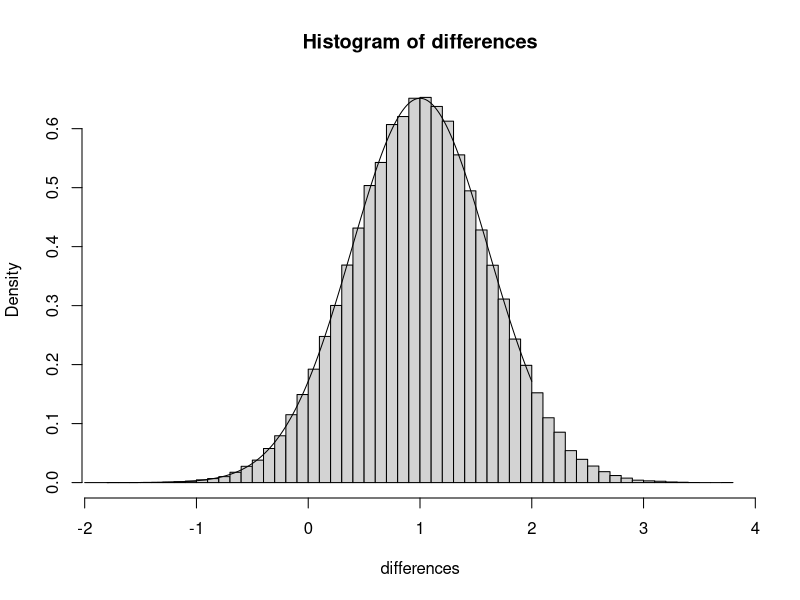

Reproduce this figure in R.
sample_size<-12
population_men_mean <- 4
population_women_mean <- 5
sd_population <- 1.5


differences <-c()
p_values<-c()
for (i in 1:100000)
{
  men <- rnorm(sample_size, mean = population_men_mean, sd=sd_population)
  women <- rnorm(sample_size, mean = population_women_mean, sd=sd_population)
  mean_men <- mean(men)
  mean_women <- mean(women)
  difference <-mean_women - mean_men
  differences <- c(differences, difference)
}

sampling_distribution_mean<- population_women_mean - population_men_mean

sample_sd <- sd_population / sqrt(sample_size)
sampling_distribution_sd <- sqrt(sample_sd^2 + sample_sd^2)

x <- seq(-2, 2, length=1000)
y <- dnorm(x, mean =  sampling_distribution_mean, sd = sampling_distribution_sd)
  
hist(differences, freq=F,breaks=50)
points(x,y, t='l')


simulated_p <- mean(differences > 1.5)

